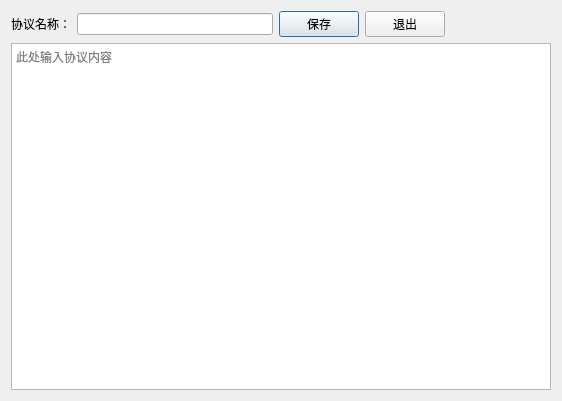
<?xml version="1.0" encoding="UTF-8"?>
<ui version="4.0">
 <class>Dialog</class>
 <widget class="QDialog" name="Dialog">
  <property name="geometry">
   <rect>
    <x>0</x>
    <y>0</y>
    <width>562</width>
    <height>401</height>
   </rect>
  </property>
  <property name="windowTitle">
   <string>新建协议</string>
  </property>
  <layout class="QVBoxLayout" name="verticalLayout">
   <item>
    <layout class="QHBoxLayout" name="horizontalLayout">
     <item>
      <widget class="QLabel" name="label">
       <property name="styleSheet">
        <string notr="true">font: 9pt &quot;Arial&quot;;</string>
       </property>
       <property name="text">
        <string>协议名称：</string>
       </property>
      </widget>
     </item>
     <item>
      <widget class="QLineEdit" name="proname_edit">
       <property name="inputMask">
        <string/>
       </property>
      </widget>
     </item>
     <item>
      <widget class="QPushButton" name="save_pro">
       <property name="text">
        <string>保存</string>
       </property>
      </widget>
     </item>
     <item>
      <widget class="QPushButton" name="exit_btn">
       <property name="text">
        <string>退出</string>
       </property>
      </widget>
     </item>
     <item>
      <widget class="QLabel" name="hint_lab">
       <property name="minimumSize">
        <size>
         <width>100</width>
         <height>0</height>
        </size>
       </property>
       <property name="cursor">
        <cursorShape>ArrowCursor</cursorShape>
       </property>
       <property name="styleSheet">
        <string notr="true">color: rgb(255, 0, 0);
font: 75 9pt &quot;Arial&quot;;</string>
       </property>
       <property name="text">
        <string/>
       </property>
      </widget>
     </item>
    </layout>
   </item>
   <item>
    <widget class="QPlainTextEdit" name="content_pro">
     <property name="placeholderText">
      <string>此处输入协议内容</string>
     </property>
    </widget>
   </item>
  </layout>
 </widget>
 <resources/>
 <connections/>
</ui>
